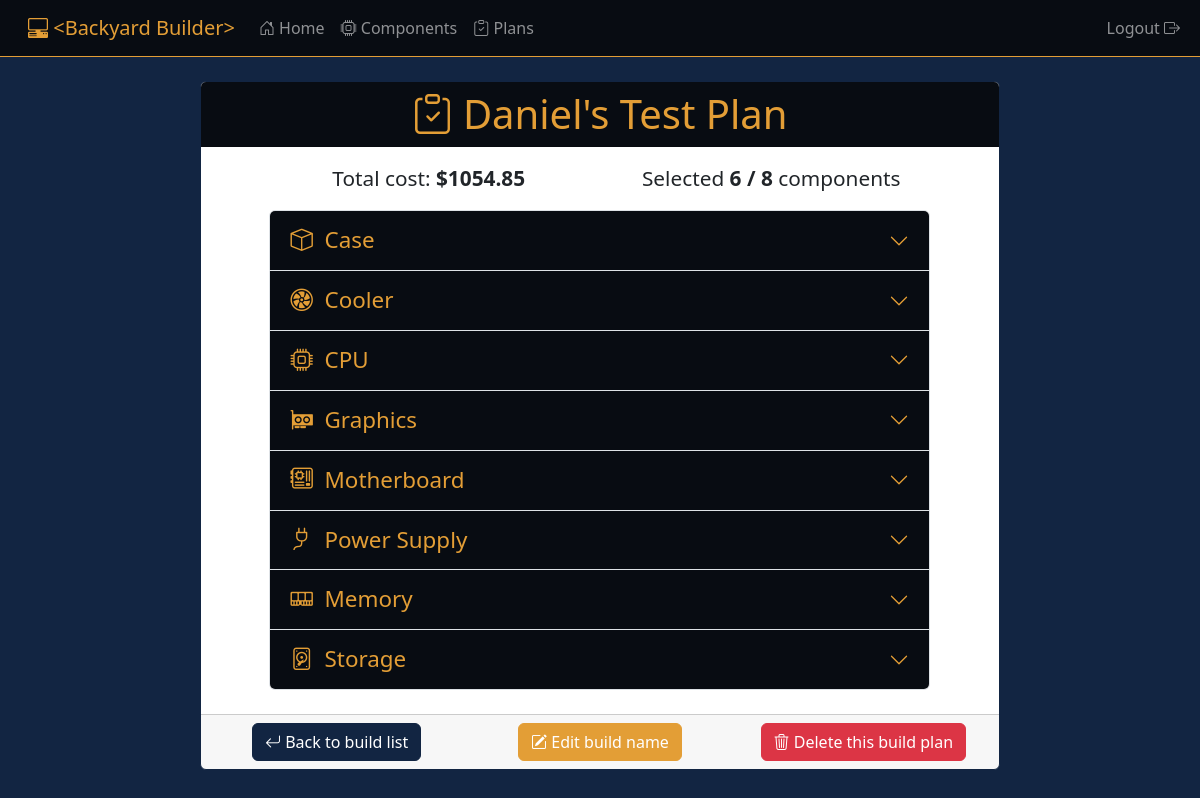
The app's page /builds/4 (signed in), older data.
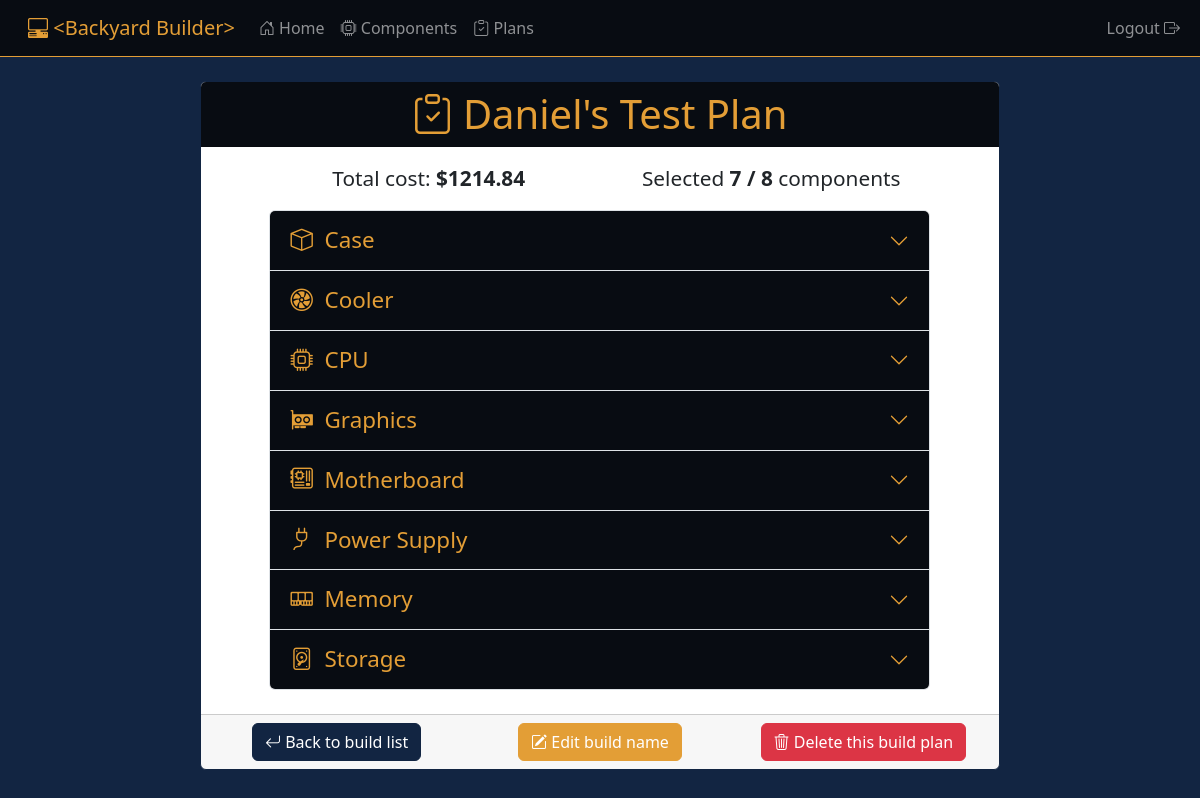
The same page, newer data.
### builds/models.py (models this page shows, shortened)
class Build(models.Model):
    name = models.CharField(max_length=75, default='My PC Plan')
    user = models.ForeignKey(User, on_delete=models.CASCADE)
    case = models.ForeignKey(Case, on_delete=models.SET_NULL, null=True, default=None)
    cooler = models.ForeignKey(Cooler, on_delete=models.SET_NULL, null=True, default=None)
    cpu = models.ForeignKey(CPU, on_delete=models.SET_NULL, null=True, default=None)
    graphics = models.ForeignKey(Graphics, on_delete=models.SET_NULL, null=True, default=None)
    motherboard = models.ForeignKey(Motherboard, on_delete=models.SET_NULL, null=True, default=None)
    powersupply = models.ForeignKey(PowerSupply, on_delete=models.SET_NULL, null=True, default=None)
    ram = models.ForeignKey(RAM, on_delete=models.SET_NULL, null=True, default=None)
    storage = models.ForeignKey(Storage, on_delete=models.SET_NULL, null=True, default=None)
    def total_price(self):
        total_price = 0
        components = []
        if self.case is not None:
            components.append(self.case)
        if self.cooler is not None:
            components.append(self.cooler)
        if self.cpu is not None:
            components.append(self.cpu)
        if self.graphics is not None:
            components.append(self.graphics)
        if self.motherboard is not None:
            components.append(self.motherboard)
        if self.powersupply is not None:
            components.append(self.powersupply)
        if self.ram is not None:
            components.append(self.ram)
        if self.storage is not None:
            components.append(self.storage)
        for component in components:
            total_price += component.price
        return round(total_price, 2)
    def component_count(self):
        count = 0
        if self.case is not None:
            count += 1
        if self.cooler is not None:
            count += 1
        if self.cpu is not None:
            count += 1
        if self.graphics is not None:
            count += 1
        if self.motherboard is not None:
            count += 1
        if self.powersupply is not None:
            count += 1
        if self.ram is not None:
            count += 1
        if self.storage is not None:
            count += 1
        return count

### components/models.py (models this page shows, shortened)
class Component(models.Model):
    name = models.CharField(max_length=300)
    manufacturer = models.CharField(max_length=100)
    price = models.FloatField()
    image = models.ImageField(default='component_images/default_component.png', upload_to='component_images')
    link = models.URLField()

### builds/views.py (the view)
# urls.py: path('<int:build_id>', views.view_build, name='view_build'),
@login_required
def view_build(request, build_id):
    context = {}
    build = Build.objects.get(id=build_id)
    context['build'] = build
    form = BuildNameForm(request.POST or None, instance=build)
    if form.is_valid():
        form.save()
        return redirect('builds:view_build', build.id)
    context['form'] = form
    return render(request, 'builds/build_view.html', context)

### builds/templates/builds/build_view.html (shortened to what the changed rows need)
{% extends 'dashboard/base.html' %}
{% block body %}
    <div class="col-8 offset-2 my-4">
        <div class="card">
            <h1 class="card-header text-center">
                <i class="bi bi-clipboard-check"></i>
                {{ build.name }}
            </h1>
            <div class="row my-3">
                <div class="col-5 offset-1 text-center">
                    <div class="card-text" style="font-size: 1.3rem;">
                        Total cost: <strong>${{ build.total_price }}</strong>
                    </div>
                </div>
                <div class="col-5 text-center">
                    <div class="card-text" style="font-size: 1.3rem;">
                        Selected <strong>{{ build.component_count }}&nbsp;/&nbsp;8</strong> components
                    </div>
                </div>
            </div>
            <div class="row mb-4">
                <div class="col-10 offset-1">
                    <div class="accordion" id="buildAccordion">
                        <div class="accordion-item">
                            <h2 class="accordion-header" id="headingCase" >
                                <button class="accordion-button collapsed" type="button" data-bs-toggle="collapse" data-bs-target="#collapseCase" aria-expanded="true" aria-controls="collapseCase">
                                    <i class="bi bi-box"></i>
                                    &nbsp;&nbsp;Case
                                </button>
                            </h2>
                        </div>
                        <div class="accordion-item">
                            <h2 class="accordion-header" id="headingCooler" >
                                <button class="accordion-button collapsed" type="button" data-bs-toggle="collapse" data-bs-target="#collapseCooler" aria-expanded="true" aria-controls="collapseCooler">
                                    <i class="bi bi-fan"></i>
                                    &nbsp;&nbsp;Cooler
                                </button>
                            </h2>
                        </div>
                        <div class="accordion-item">
                            <h2 class="accordion-header" id="headingCPU" >
                                <button class="accordion-button collapsed" type="button" data-bs-toggle="collapse" data-bs-target="#collapseCPU" aria-expanded="true" aria-controls="collapseCPU">
                                    <i class="bi bi-cpu"></i>
                                    &nbsp;&nbsp;CPU
                                </button>
                            </h2>
                        </div>
                        <div class="accordion-item">
                            <h2 class="accordion-header" id="headingGraphics" >
                                <button class="accordion-button collapsed" type="button" data-bs-toggle="collapse" data-bs-target="#collapseGraphics" aria-expanded="true" aria-controls="collapseGraphics">
                                    <i class="bi bi-gpu-card"></i>
                                    &nbsp;&nbsp;Graphics
                                </button>
                            </h2>
                        </div>
                        <div class="accordion-item">
                            <h2 class="accordion-header" id="headingMobo" >
                                <button class="accordion-button collapsed" type="button" data-bs-toggle="collapse" data-bs-target="#collapseMobo" aria-expanded="true" aria-controls="collapseMobo">
                                    <i class="bi bi-motherboard"></i>
                                    &nbsp;&nbsp;Motherboard
                                </button>
                            </h2>
                        </div>
                        <div class="accordion-item">
                            <h2 class="accordion-header" id="headingPSU" >
                                <button class="accordion-button collapsed" type="button" data-bs-toggle="collapse" data-bs-target="#collapsePSU" aria-expanded="true" aria-controls="collapsePSU">
                                    <i class="bi bi-plug"></i>
                                    &nbsp;&nbsp;Power Supply
                                </button>
                            </h2>
                        </div>
                        <div class="accordion-item">
                            <h2 class="accordion-header" id="headingRAM" >
                                <button class="accordion-button collapsed" type="button" data-bs-toggle="collapse" data-bs-target="#collapseRAM" aria-expanded="true" aria-controls="collapseRAM">
                                    <i class="bi bi-memory"></i>
                                    &nbsp;&nbsp;Memory
                                </button>
                            </h2>
                        </div>
                        <div class="accordion-item">
                            <h2 class="accordion-header" id="headingStorage" >
                                <button class="accordion-button collapsed" type="button" data-bs-toggle="collapse" data-bs-target="#collapseStorage" aria-expanded="true" aria-controls="collapseStorage">
                                    <i class="bi bi-device-hdd"></i>
                                    &nbsp;&nbsp;Storage
                                </button>
                            </h2>
                        </div>
                    </div>
                </div>
            </div>
            <div class="card-footer">
                <div class="row">
                </div>
            </div>
        </div>
    </div>
{% endblock %}

Row changes from the older to the newer data that the page shows:
changed Build "Daniel's Test Plan": total_price "1054.85" → "1214.84"; component_count "6" → "7"
